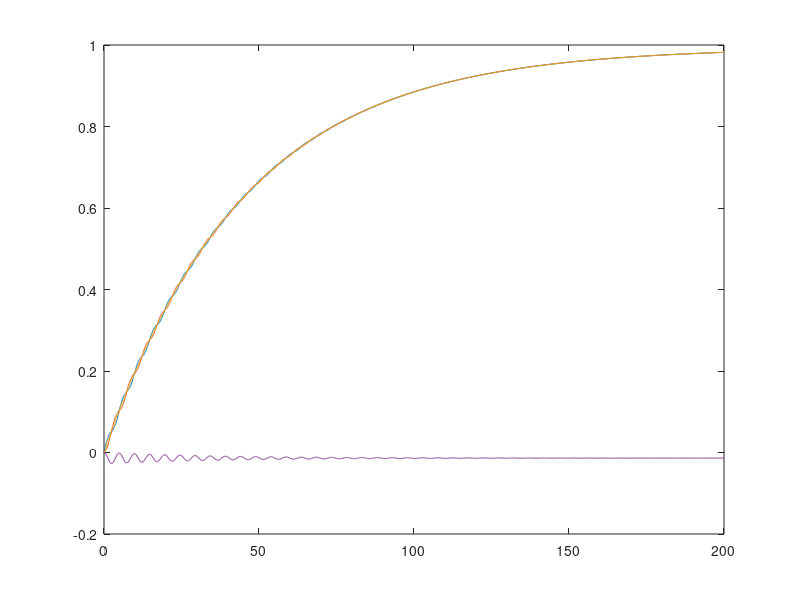

Reproduce this figure in MATLAB.
function simulator
clc
clear

k = 500;  % spring coefficient
m_t = 150.0; % mass of thruster
m_p = 70.0;  % mass of pod
c = 2*sqrt(k/m_p);  % damping coefficient
d = .5;  % diameter of pod
r = .25;
I = m_p*((d/2)^2)/2;  % inertia of pod

BK =    [0         0         0         0         0         0         0         0;
  -10.1931    4.7397    4.2857    0.0591    6.0824   -4.0721   -3.6416    1.0793;
         0         0         0         0         0         0         0         0;
    4.2857    0.0591  -10.1931    4.7397    6.0824   -4.0721    3.6416   -1.0793;
         0         0         0         0         0         0         0         0;
         0         0         0         0         0         0         0         0;
         0         0         0         0         0         0         0         0;
         0         0         0         0         0         0         0         0;];

x0 = [0.0;0.0;0.0;0.0;0.0;0.0;0.0;0.0];
t = [0.0:0.1:200];
target = [0;0;0;0;0;1.0;pi/6;0;];
opts = odeset('RelTol',1e-2,'AbsTol',1e-4);
[t, y] = ode45(@(t,y) controller(t,y,target), t, x0, opts);
plot(t, y(:,2),t, y(:,4),t, y(:,6),t, y(:,7))


function xdot = controller(t, x, target)
    xdot = [0;
            0;
            0;
            0;
            0;
            0;
            0;
            0;];
    f = 0;
    f1 = F1(x, target);
    f2 = F2(x, target);
    xdot(1) = x(2);
    xdot(2) = -k/m_t*x(1) - c/m_t*x(2) + k/m_t*x(5) + c/m_t*x(6) - d*k/(2*m_t)*sin(x(7)) - d*c/(2*m_t)*x(8)*cos(x(7)) + f1/m_t;
    xdot(3) = x(4);
    xdot(4) = -k/m_t*x(3) - c/m_t*x(4) + k/m_t*x(5) + c/m_t*x(6) + d*k/(2*m_t)*sin(x(7)) + d*c/(2*m_t)*x(8)*cos(x(7)) + f2/m_t;
    xdot(5) = x(6);
    xdot(6) = k/m_p*x(1) + c/m_p*x(2) + k/m_p*x(3) + c/m_p*x(4) - 2*k/m_p*x(5) - 2*c/m_p*x(6) + f/m_p;
    xdot(7) = x(8);
    xdot(8) = -d*k/(2*I)*x(1) - d*c/(2*I)*x(2) + d*k/(2*I)*x(3) + d*c/(2*I)*x(4) - (d^2)*k/2*sin(x(7)) - (d^2)*c/2*x(8)*cos(x(7));
    function Fd = F(t)
        if t > 10.2
            Fd = 0.0;
        elseif t >= 10.0
            Fd = 100.0;
        else
            Fd = 0.0;
        end
    end
    function F_1 = F1(x,target)
        x_err = target - x;
        x_err(1) = x(1) - (x(5)-r*sin(x(7)));
        x_err(2) = x(2) - (x(6)-r*x(8)*cos(x(7)));
        x_err(3) = x(3) - (x(5)+r*sin(x(7)));
        x_err(4) = x(4) - (x(6)+r*x(8)*cos(x(7)));
        x_err(5) = ((x(5) - x(1)) + (x(5) - x(3)))/2
        action = -BK*x_err
        F_1 = action(2);
    end
    function F_2 = F2(x, target)
        x_err = target - x;
        x_err(1) = x(1) - x(5);
        x_err(2) = x(2) - x(6);
        x_err(3) = x(3) - x(5);
        x_err(4) = x(4) - x(6);
        x_err(5) = ((x(5) - x(1)) + (x(5) - x(3)))/2;
        action = -BK*x_err;
        F_2 = action(4);
    end
end

end
